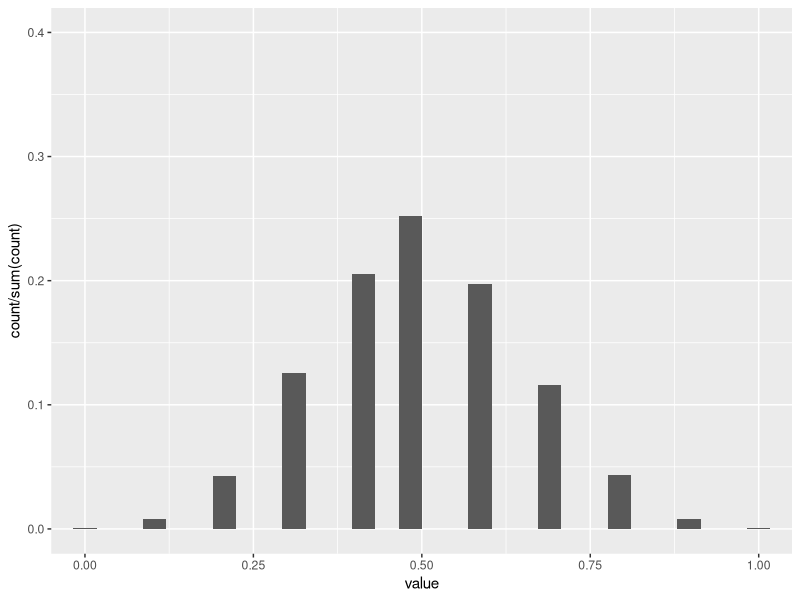
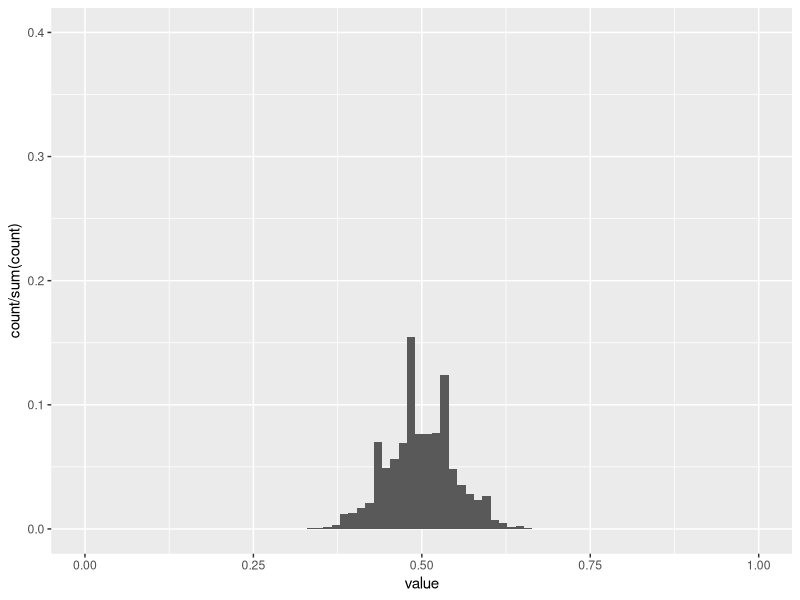
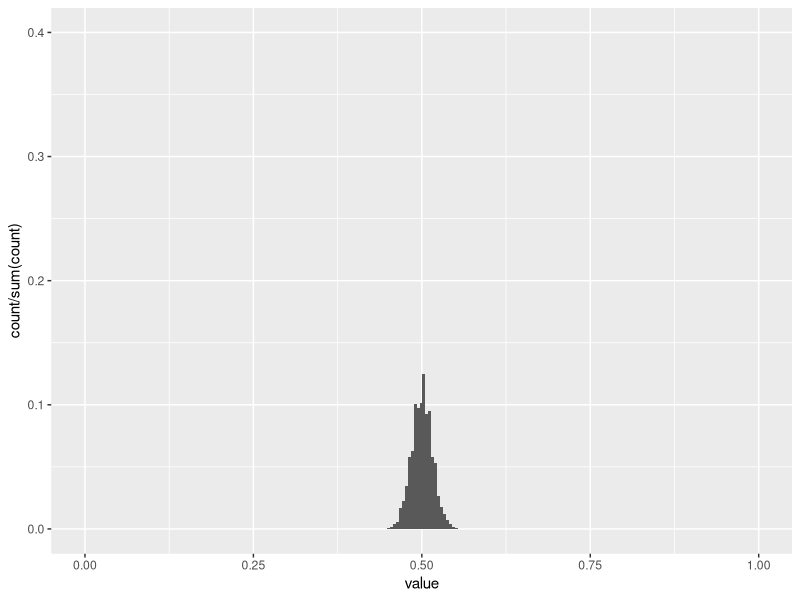
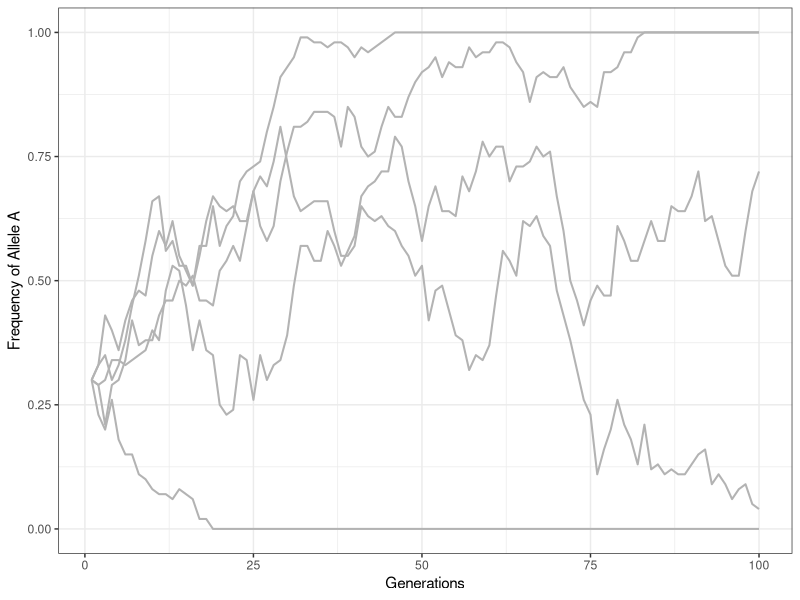
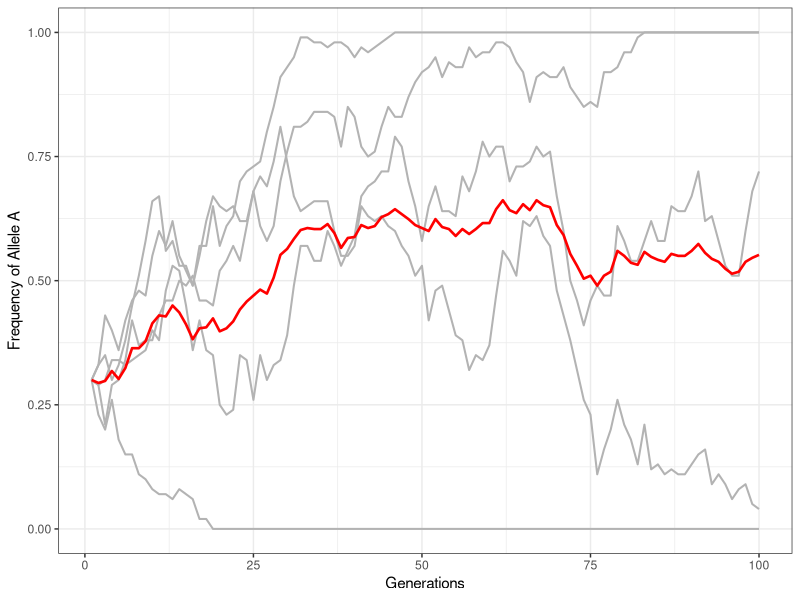
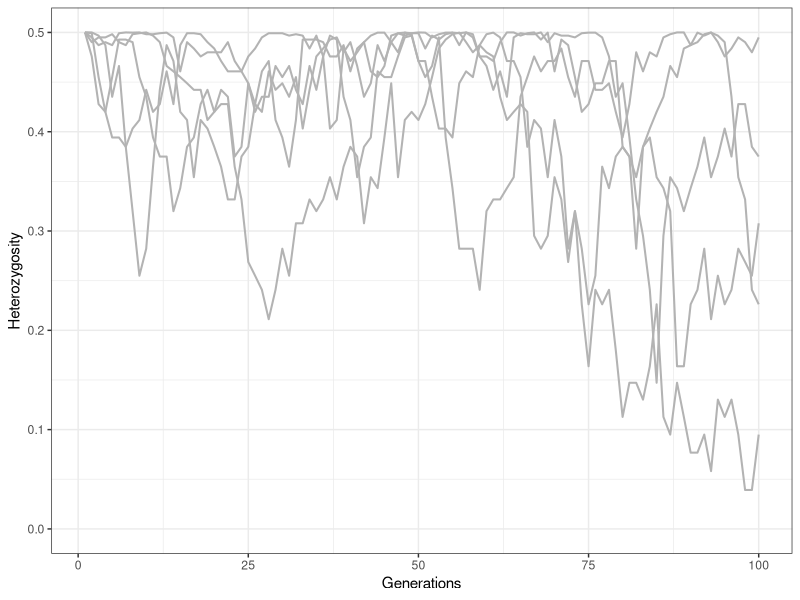
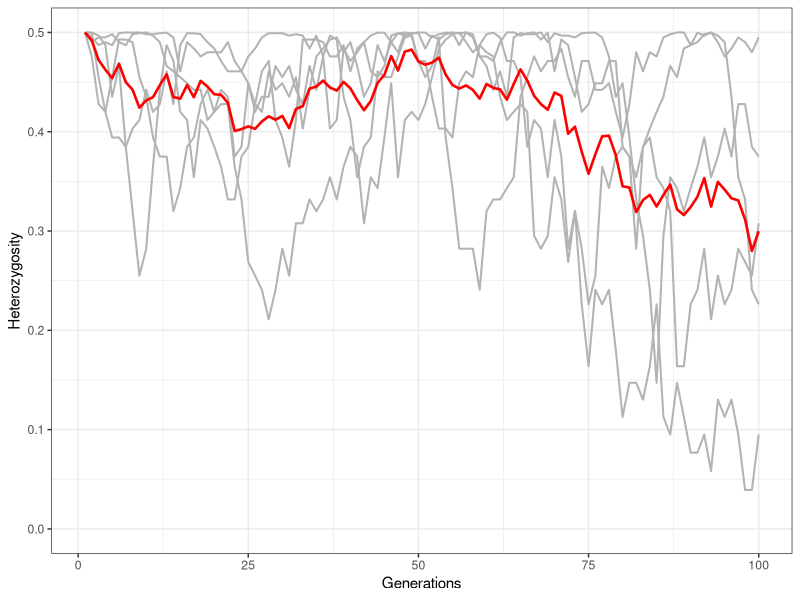
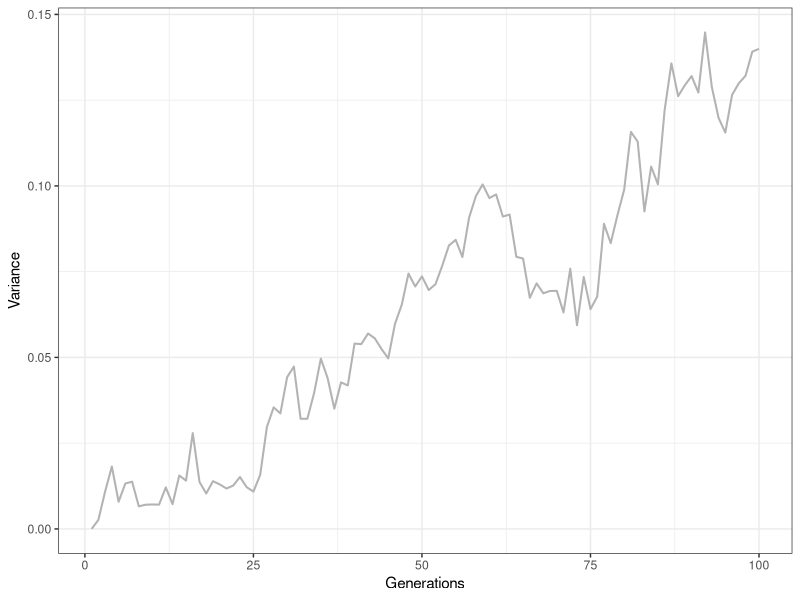

Write the R code that produced these figures, in order.
# Population Genetics 
## Concepts, functions, simulations
library(tidyverse)

# Hardy-Weinberg Equilibrium Lecture
# Function to generate a population
pop_generator <- function(n = 100, fa = 0.5){
  tibble(
    ind = 1:n,
    allele1 = sample(c("A", "B"), n, prob = c(fa, 1-fa), replace = TRUE),
    allele2 = sample(c("A", "B"), n, prob = c(fa, 1-fa), replace = TRUE)) |>
    unite(c(allele1, allele2), col = "geno", sep = "") |>
    mutate(geno = case_when(
      geno == "AB" ~ "AB",
      geno == "BA" ~ "AB",
      TRUE ~ as.character(geno)))
}

pop_teste <- pop_generator(n = 500, fa = 0.7)

# Genotype Frequencies
## Example: f(AA) = #NAA / Ntotal
geno_freq <- pop_teste |>
  group_by(geno) |>
  tally() |>
  mutate(prop = n/sum(n))
geno_freq

# Allele Frequencies
## Example: f(A) = fAA + 1/2*fAB
fa <- geno_freq[geno_freq$geno == "AA", ][["prop"]] + (geno_freq[geno_freq$geno == "AB", ][["prop"]] / 2)
fb <- geno_freq[geno_freq$geno == "BB", ][["prop"]] + (geno_freq[geno_freq$geno == "AB", ][["prop"]] / 2)
fa
fb

# Heterozygosity
## Example: H = 2*fA*fB ~ Equals the expected frequency of heterozygotes
H <- 2*fa*fb
H

# Hardy-Weinberg Equilibrium
## Premises:
### 1. No selection
### 2. No Migration
### 3. No Mutation
### 4. Infinite Pop. Size
### 5. Random Mating
## If then so, genotype frequencies can be determined by:
## p^2; 2*p*q; q^2 -> Those are the Expected Genotype Frequencies

tibble(
  genos = c("exp_AA", "exp_AB", "exp_BB",
            "obs_AA", "obs_AB", "obs_BB"),
  values = c(fa^2, 2*fa*fb, fb^2,
             geno_freq |> filter(geno == "AA") |> pull(prop),
             geno_freq |> filter(geno == "AB") |> pull(prop),
             geno_freq |> filter(geno == "BB") |> pull(prop)))

# Would you say that this population is on Hardy-Weinberg Equilibrium?


##########
# Genetic Drift Lecture

# Coin Toss function -> Proportion of "caras". 
## How many coins are tossed (coins)
## Times we toss coins = coins (replicates)
coin_toss <- function(coins = 10, replicates = 10000, coin_prob = 0.5){
  replicates |>
    rerun(sample(c("cara", "coroa"), coins, prob = c(coin_prob, 1 - coin_prob), replace = TRUE)) |>
    map_dbl(~sum(.x == "cara")/length(.x)) |>
    as_tibble()
}

# Testing out our function :)
coin_toss(coins = 100)
coin_toss(coins = 10) |> 
  ggplot(aes(value, y = after_stat(count / sum(count)))) + 
  geom_histogram() + 
  coord_cartesian(xlim = c(0,1), ylim = c(0, 0.4))
coin_toss(coins = 100) |> 
  ggplot(aes(value, y = after_stat(count / sum(count)))) + 
  geom_histogram() + 
  coord_cartesian(xlim = c(0,1), ylim = c(0, 0.4))
coin_toss(coins = 1000) |> 
  ggplot(aes(value, y = after_stat(count / sum(count)))) + 
  geom_histogram() + 
  coord_cartesian(xlim = c(0,1), ylim = c(0, 0.4))

################################################################################
# Wright-Fisher Model 
## Premises:
### 1. No Selection
### 2. No Mutation
### 3. No Migration
### 4. Finite population size N, with 2N gene copies
### 5. Discrete generations
## Then, following these rules, one generations will be composed of
## random sampling of the gene copies present in the previous generations

# Genetic Drift Simulation -> Appears to be working!
## gen -> how many generations
## n -> population size
## fa -> initial frequency of "A" allele
drift_sim <- function(gen = 100, n = 1000, fa = 0.5){
  drift <- vector(mode = "numeric", length = gen)
  drift[1] <- fa
  
  for(i in 2:gen){
    new_pop <- sample(c("A", "B"), n, prob = c(drift[i-1], 1 - drift[i-1]), replace = TRUE)
    drift[i] <- length(new_pop[new_pop == "A"])/length(new_pop)
    drift
  }
  drift
}

# Generating replicas of drift
## Adding a "times" argument, which is the number of replicas we're doing
reps_drift_sim <- function(times = 5, gen = 100, n = 100, fa = 0.5){
  reps_drift <- rerun(times, drift_sim(gen, n, fa)) |>
    flatten_dbl() |>
    as_tibble() |>
    mutate(generations = rep(1:gen, times = times)) |>
    mutate(replicas = rep(1:times, each = gen))
  
}

# Function to plot our replicates ~ this is Allele Frequency x generations
## Adding a "means" argument. Plot mean allele freq?
plot_drift <- function(seed = NULL, times = 5, gen = 100, n = 100, fa = 0.5, means = FALSE) {
  if(!is.null(seed)) set.seed(seed)
  
  reps_drift <- reps_drift_sim(times, gen, n, fa)
  
  if(means == FALSE){
    reps_drift |>
      ggplot(aes(generations, value)) +
      geom_line(aes(group = replicas), 
                color = "gray70",
                size = 0.7) +
      labs(x = "Generations", y = "Frequency of Allele A") +
      coord_cartesian(ylim = c(0,1)) +
      theme_bw()
    
  } else{
    reps_drift |>
      ggplot(aes(generations, value)) +
      geom_line(aes(group = replicas), 
                color = "gray70",
                size = 0.7) +
      geom_line(data = reps_drift |>
                  rename(freq = value) |>
                  group_by(generations) |>
                  summarise(mean_freq = mean(freq)),
                aes(generations, mean_freq), 
                color = "red",
                size = 0.9) +
      labs(x = "Generations", y = "Frequency of Allele A") +
      coord_cartesian(ylim = c(0,1)) +
      theme_bw()
    
  }
  
}

plot_drift(seed = 9, times = 5, gen = 100, n = 100, fa = 0.3)
plot_drift(seed = 9, times = 5, gen = 100, n = 100, fa = 0.3, means = TRUE)

# Heterozygosity over time
plot_heterozygosity_drift <- function(seed = NULL, times = 5, gen = 100, n = 100, fa = 0.5, means = FALSE){
  if(!is.null(seed)) set.seed(seed)
  reps_drift <- reps_drift_sim(times, gen, n, fa) 
  
  if(means == FALSE){
    reps_drift |>
      group_by(generations, replicas) |>
      summarise(h = 2 * value * (1 - value)) |>
      ungroup() |>
      ggplot(aes(generations, h)) +
      geom_line(aes(group = replicas),
                color = "gray70",
                size = 0.7) +
      labs(x = "Generations", y = "Heterozygosity") +
      coord_cartesian(ylim = c(0, 0.5)) +
      theme_bw()
    
  } else{
    reps_drift |>
      group_by(generations, replicas) |>
      summarise(h = 2 * value * (1 - value)) |>
      ungroup() |>
      ggplot(aes(generations, h)) +
      geom_line(aes(group = replicas),
                color = "gray70",
                size = 0.7) +
      geom_line(data = reps_drift |>
                  group_by(generations, replicas) |>
                  summarise(h = 2 * value * (1 - value)) |>
                  ungroup() |>
                  group_by(generations) |>
                  summarise(mean_h = mean(h)),
                aes(generations, mean_h), 
                color = "red",
                size = 0.9) +
      labs(x = "Generations", y = "Heterozygosity") +
      coord_cartesian(ylim = c(0, 0.5)) +
      theme_bw()
  }
  
}

plot_heterozygosity_drift(seed = 2)
plot_heterozygosity_drift(seed = 2, means = TRUE)


# Variance between populations over time
plot_var_drift <- function(seed = NULL, times = 5, gen = 100, n = 100, fa = 0.5){
  if(!is.null(seed)) set.seed(seed)
  
  reps_drift <- reps_drift_sim(times, gen, n, fa)
  
  reps_drift |>
    group_by(generations) |>
    summarise(pop_var = var(value)) |>
    ggplot(aes(generations, pop_var)) +
    geom_line(color = "gray70",
              size = 0.7) +
    labs(x = "Generations", y = "Variance") +
    theme_bw()
}

plot_var_drift()

################################################################################



################################################################################
# Wright-Fisher Model with Mutation
## Here we have the Wright-Fisher Model, but this time
## the allele a mutates into allele A with probability mu each generation.
## What is the expected allele frequency in generation t + 1 if 
## the allele in gen t is fA(t) ?

drift_mut_sim <- function(gen = 100, n = 100, fa = 0.2, muBA = 0.001, muAB = 0.001, both = FALSE){
  drift <- vector(mode = "numeric", length = gen)
  drift[1] <- fa
  
  if(both == FALSE){ # Only mutation B -> A
    for(i in 2:gen){
      new_pop <- sample(c("A", "B"),
                        n,
                        prob = c((drift[i-1] + (muBA * (1 - drift[i-1]))),
                                 1 - drift[i-1]),
                        replace = TRUE)
      drift[i] <- length(new_pop[new_pop == "A"])/length(new_pop)
      drift
    }
    
  } else { # Mutations going B -> A or A -> B
    for(i in 2:gen){
      new_pop <- sample(c("A", "B"),
                        n,
                        prob = c((drift[i-1] + (muBA * (1 - drift[i-1]))),
                                 (1 - drift[i-1] + (muAB * (drift[i-1])))),
                        replace = TRUE)
      drift[i] <- length(new_pop[new_pop == "A"])/length(new_pop)
      drift
    }
  }
  drift
}

# Generating replicas of drift with mutation
## Adding a "times" argument, which is the number of replicas we're doing
reps_drift_mut_sim <- function(times = 5, gen = 100, n = 100, fa = 0.2, muBA = 0.001, muAB = 0.001, both = FALSE){
  reps_drift <- rerun(times, drift_mut_sim(gen, n, fa, muBA, muAB, both)) |>
    flatten_dbl() |>
    as_tibble() |>
    mutate(generations = rep(1:gen, times = times)) |>
    mutate(replicas = rep(1:times, each = gen))
  
}

# Function to plot our replicates ~ this is Allele Frequency x generations
## Adding a "means" argument. Plot mean allele freq - yes or no?
plot_drift_mut <- function(seed = NULL, times = 5, gen = 100, n = 100, fa = 0.5, muBA = 0.001, muAB = 0.001, both = FALSE, means = FALSE) {
  if(!is.null(seed)) set.seed(seed)
  
  reps_drift <- reps_drift_mut_sim(times, gen, n, fa, muBA, muAB, both)
  
  if(means == FALSE){
    reps_drift |>
      ggplot(aes(generations, value)) +
      geom_line(aes(group = replicas), 
                color = "gray70",
                size = 0.7) +
      labs(x = "Generations", y = "Frequency of Allele A") +
      coord_cartesian(ylim = c(0,1)) +
      theme_bw()
    
  } else{
    reps_drift |>
      ggplot(aes(generations, value)) +
      geom_line(aes(group = replicas), 
                color = "gray70",
                size = 0.7) +
      geom_line(data = reps_drift |>
                  rename(freq = value) |>
                  group_by(generations) |>
                  summarise(mean_freq = mean(freq)),
                aes(generations, mean_freq), 
                color = "red",
                size = 0.9) +
      labs(x = "Generations", y = "Frequency of Allele A") +
      coord_cartesian(ylim = c(0,1)) +
      theme_bw()
    
  }
  
}

plot_drift_mut(seed = 2, times = 10, n = 100, fa = 0.1,
               gen = 100, muBA = 0.001, means = FALSE)
plot_drift_mut(seed = 2, times = 10, n = 100, fa = 0.1,
               gen = 100, muBA = 0.001, means = TRUE)
plot_drift_mut(seed = 2, times = 10, n = 100, fa = 0.1,
               gen = 100, muBA = 0.1, means = FALSE,
               muAB = 0.01, both = TRUE)
plot_drift_mut(seed = 2, times = 10, n = 100, fa = 0.1,
               gen = 100, muBA = 0.1, means = TRUE,
               muAB = 0.01, both = TRUE)
plot_drift_mut(seed = 2, times = 10, n = 100, fa = 0.1,
               gen = 100, muBA = 0.01, means = FALSE,
               muAB = 0.1, both = TRUE)
plot_drift_mut(seed = 2, times = 10, n = 100, fa = 0.1,
               gen = 100, muBA = 0.01, means = TRUE,
               muAB = 0.1, both = TRUE)

# Heterozygosity over time
plot_heterozygosity_drift_mut <- function(seed = NULL, times = 5, gen = 100, n = 100, fa = 0.5, muBA = 0.001, muAB = 0.001, both = FALSE, means = FALSE){
  if(!is.null(seed)) set.seed(seed)
  reps_drift <- reps_drift_mut_sim(times, gen, n, fa, muBA, muAB, both) 
  
  if(means == FALSE){
    reps_drift |>
      group_by(generations, replicas) |>
      summarise(h = 2 * value * (1 - value)) |>
      ungroup() |>
      ggplot(aes(generations, h)) +
      geom_line(aes(group = replicas),
                color = "gray70",
                size = 0.7) +
      labs(x = "Generations", y = "Heterozygosity") +
      coord_cartesian(ylim = c(0, 0.5)) +
      theme_bw()
    
  } else{
    reps_drift |>
      group_by(generations, replicas) |>
      summarise(h = 2 * value * (1 - value)) |>
      ungroup() |>
      ggplot(aes(generations, h)) +
      geom_line(aes(group = replicas),
                color = "gray70",
                size = 0.7) +
      geom_line(data = reps_drift |>
                  group_by(generations, replicas) |>
                  summarise(h = 2 * value * (1 - value)) |>
                  ungroup() |>
                  group_by(generations) |>
                  summarise(mean_h = mean(h)),
                aes(generations, mean_h), 
                color = "red",
                size = 0.9) +
      labs(x = "Generations", y = "Heterozygosity") +
      coord_cartesian(ylim = c(0, 0.5)) +
      theme_bw()
  }
  
}

plot_heterozygosity_drift_mut(seed = 2)
plot_heterozygosity_drift_mut(seed = 2, means = TRUE)


# Variance between populations over time
plot_var_drift_mut <- function(seed = NULL, times = 5, gen = 100, n = 100, fa = 0.5, muBA = 0.001, muAB = 0.001, both = FALSE, means = FALSE){
  if(!is.null(seed)) set.seed(seed)
  
  reps_drift <- reps_drift_mut_sim(times, gen, n, fa, muBA, muAB, both)
  
  reps_drift |>
    group_by(generations) |>
    summarise(pop_var = var(value)) |>
    ggplot(aes(generations, pop_var)) +
    geom_line(color = "gray70",
              size = 0.7) +
    labs(x = "Generations", y = "Variance") +
    theme_bw()
}

plot_var_drift_mut()
################################################################################




################################################################################
# Natural Selection
## Premises:
### 1. Variation in the population
### 2. This variation contributes to survival and differential reproduction
### 3. This variation is heritable
### 4. Infinite Pop size
### 5. Random Mating
### 6. No mutation; No migration

# Function that simulates natural selection
## gen -> How many generations for selection to work
## fA -> Initial frequency of the advantageous allele
## s -> selection coefficient (how strong selection is)
## type -> types of selection
### These types includes dominant, recessive, 
### aditive, advantage of heterozygous and disadvantage of heterozygous
selection_sim <- function(gen = 100, fA = 0.5, s, type){
  
  if (type == "dominant") {
    adapt_values <- c("WAA" = 1, "WAa" = 1, "Waa" = 1-s)
    selection <- vector(mode = "numeric", length = gen)
    selection[1] <- fA
    
    for(i in 2:gen){
      fAA <- selection[i-1]^2
      fAa <- 2 * selection[i-1] * (1 - selection[i-1])
      faa <- (1 - selection[i-1])^2
      
      fAA_WAA <- fAA * adapt_values["WAA"]
      fAa_WAa <- fAa * adapt_values["WAa"]
      faa_Waa <- faa * adapt_values["Waa"]
      
      W_bar <- fAA_WAA + fAa_WAa + faa_Waa
      
      fA_next <- (fAA_WAA + (fAa_WAa/2)) / W_bar
      selection[i] <- fA_next
      
    }
    
    selection |>
      as_tibble() |>
      mutate(row_n = row_number()) |>
      ggplot(aes(row_n, value)) +
      geom_line(size = 0.7) +
      labs(x = "Generations", y = "Frequency of Advantageous Allele",
           title = paste0("Selection with s = ", s, 
                          "; type of selection: ", type)) +
      coord_cartesian(ylim = c(0, 1)) +
      theme_bw() 
    
    
  } else if (type == "recessive"){
    adapt_values <- c("WAA" = 1, "WAa" = 1-s, "Waa" = 1-s)
    selection <- vector(mode = "numeric", length = gen)
    selection[1] <- fA
    
    for(i in 2:gen){
      fAA <- selection[i-1]^2
      fAa <- 2 * selection[i-1] * (1 - selection[i-1])
      faa <- (1 - selection[i-1])^2
      
      fAA_WAA <- fAA * adapt_values["WAA"]
      fAa_WAa <- fAa * adapt_values["WAa"]
      faa_Waa <- faa * adapt_values["Waa"]
      
      W_bar <- fAA_WAA + fAa_WAa + faa_Waa
      
      fA_next <- (fAA_WAA + (fAa_WAa/2)) / W_bar
      selection[i] <- fA_next
      
    }
    
    selection |>
      as_tibble() |>
      mutate(row_n = row_number()) |>
      ggplot(aes(row_n, value)) +
      geom_line(size = 0.7) +
      labs(x = "Generations", y = "Frequency of Advantageous Allele",
           title = paste0("Selection with s = ", s, 
                          "; type of selection: ", type)) +
      coord_cartesian(ylim = c(0, 1)) +
      theme_bw() 
    
    
  } else if (type == "aditive"){
    adapt_values <- c("WAA" = 1, "WAa" = 1-(s/2), "Waa" = 1-s)
    selection <- vector(mode = "numeric", length = gen)
    selection[1] <- fA
    
    for(i in 2:gen){
      fAA <- selection[i-1]^2
      fAa <- 2 * selection[i-1] * (1 - selection[i-1])
      faa <- (1 - selection[i-1])^2
      
      fAA_WAA <- fAA * adapt_values["WAA"]
      fAa_WAa <- fAa * adapt_values["WAa"]
      faa_Waa <- faa * adapt_values["Waa"]
      
      W_bar <- fAA_WAA + fAa_WAa + faa_Waa
      
      fA_next <- (fAA_WAA + (fAa_WAa/2)) / W_bar
      selection[i] <- fA_next
      
    }
    
    selection |>
      as_tibble() |>
      mutate(row_n = row_number()) |>
      ggplot(aes(row_n, value)) +
      geom_line(size = 0.7) +
      labs(x = "Generations", y = "Frequency of Advantageous Allele",
           title = paste0("Selection with s = ", s, 
                          "; type of selection: ", type)) +
      coord_cartesian(ylim = c(0, 1)) +
      theme_bw() 
    
    
  } else if (type == "advantage of heterozygous"){
    adapt_values <- c("WAA" = 1-s, "WAa" = 1, "Waa" = 1-s)
    selection <- vector(mode = "numeric", length = gen)
    selection[1] <- fA
    
    for(i in 2:gen){
      fAA <- selection[i-1]^2
      fAa <- 2 * selection[i-1] * (1 - selection[i-1])
      faa <- (1 - selection[i-1])^2
      
      fAA_WAA <- fAA * adapt_values["WAA"]
      fAa_WAa <- fAa * adapt_values["WAa"]
      faa_Waa <- faa * adapt_values["Waa"]
      
      W_bar <- fAA_WAA + fAa_WAa + faa_Waa
      
      fA_next <- (fAA_WAA + (fAa_WAa/2)) / W_bar
      selection[i] <- fA_next
      
    }
    
    selection |>
      as_tibble() |>
      mutate(row_n = row_number()) |>
      ggplot(aes(row_n, value)) +
      geom_line(size = 0.7) +
      labs(x = "Generations", y = "Frequency of Advantageous Allele",
           title = paste0("Selection with s = ", s, 
                          "; type of selection: ", type)) +
      coord_cartesian(ylim = c(0, 1)) +
      theme_bw() 
    
    
  } else if (type == "disadvantage of heterozygous"){
    adapt_values <- c("WAA" = 1, "WAa" = 1-s, "Waa" = 1)
    selection <- vector(mode = "numeric", length = gen)
    selection[1] <- fA
    
    for(i in 2:gen){
      fAA <- selection[i-1]^2
      fAa <- 2 * selection[i-1] * (1 - selection[i-1])
      faa <- (1 - selection[i-1])^2
      
      fAA_WAA <- fAA * adapt_values["WAA"]
      fAa_WAa <- fAa * adapt_values["WAa"]
      faa_Waa <- faa * adapt_values["Waa"]
      
      W_bar <- fAA_WAA + fAa_WAa + faa_Waa
      
      fA_next <- (fAA_WAA + (fAa_WAa/2)) / W_bar
      selection[i] <- fA_next
      
    }
    
    selection |>
      as_tibble() |>
      mutate(row_n = row_number()) |>
      ggplot(aes(row_n, value)) +
      geom_line(size = 0.7) +
      labs(x = "Generations", y = "Frequency of Advantageous Allele",
           title = paste0("Selection with s = ", s, 
                          "; type of selection: ", type)) +
      coord_cartesian(ylim = c(0, 1)) +
      theme_bw() 
    
    
  } else {
    print("I can't deal with this type of selection")
  }
  
}

selection_sim(gen = 100, fA = 0.01, s = 0.1, type = "advantage of heterozygous")

################################################################################
# Interaction between Selection and Drift


################################################################################
# HWE graph
p <- seq(from = 0, to = 1, by = 0.05)

tibble(freq_p = seq(from = 0, to = 1, by = 0.05),
       freq_q = 1 - freq_p,
       p2 = freq_p^2,
       two_pq = 2*freq_p*freq_q,
       q2 = freq_q^2) |>
  pivot_longer(c(p2, two_pq, q2),
               names_to = "geno",
               values_to = "geno_freq") |>
  ggplot(aes(freq_p, geno_freq)) +
  geom_line(aes(group = geno, color = geno),
            size = 1.5) +
  geom_vline(xintercept = 0.15, linetype = "dashed") +
  labs(x = "Frequency of Allele P",
       y = "Genotype Frequencies") +
  scale_color_discrete(name = "Genotypes: ",
                       labels=c("Homozygous p", "Heterozygous", "Homozygous q")) +
  theme_bw()



